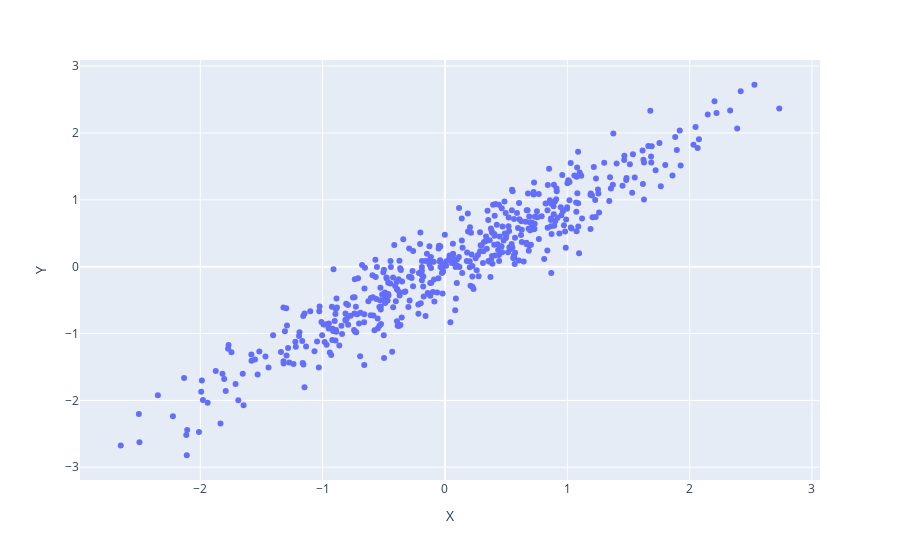

This figure's notebook cell:
### Code cell
import numpy as np
import plotly.graph_objects as go
from scipy.spatial.distance import mahalanobis
from numpy.linalg import inv

# Simulate two highly positively correlated variables
np.random.seed(0)
mean = [0, 0]
cov = [[1,    0.95], 
       [0.95, 1   ]]  # High positive correlation
X = np.random.multivariate_normal(mean, cov, 500)
df = pd.DataFrame(X, columns=['X', 'Y'])

# # Mean and inverse covariance for Mahalanobis distance
# mean_vec = np.mean(X, axis=0)
# cov_inv = inv(np.cov(X.T))

# # Calculate Mahalanobis distances
# distances = {k: mahalanobis(v, mean_vec, cov_inv) for k, v in points.items()}

# # Plot data
fig=px.scatter(df, x = 'X', y = 'Y')
fig.show()

### Figure 1 — Plotly figure (JSON) as saved in the notebook; plotly's stock layout.template omitted (floating-point values rounded to 4 significant figures; data arrays with more than 128 entries replaced by an {"elided": "..."} marker saying what was removed)
{"data": [{"hovertemplate": "X=%{x}<br>Y=%{y}<extra></extra>", "legendgroup": "", "marker": {"color": "#636efa", "symbol": "circle"}, "mode": "markers", "name": "", "orientation": "v", "showlegend": false, "type": "scatter", "x": {"elided": "500 float values"}, "xaxis": "x", "y": {"elided": "500 float values"}, "yaxis": "y"}], "layout": {"legend": {"tracegroupgap": 0}, "margin": {"t": 60}, "xaxis": {"anchor": "y", "domain": [0, 1], "title": {"text": "X"}}, "yaxis": {"anchor": "x", "domain": [0, 1], "title": {"text": "Y"}}}}
